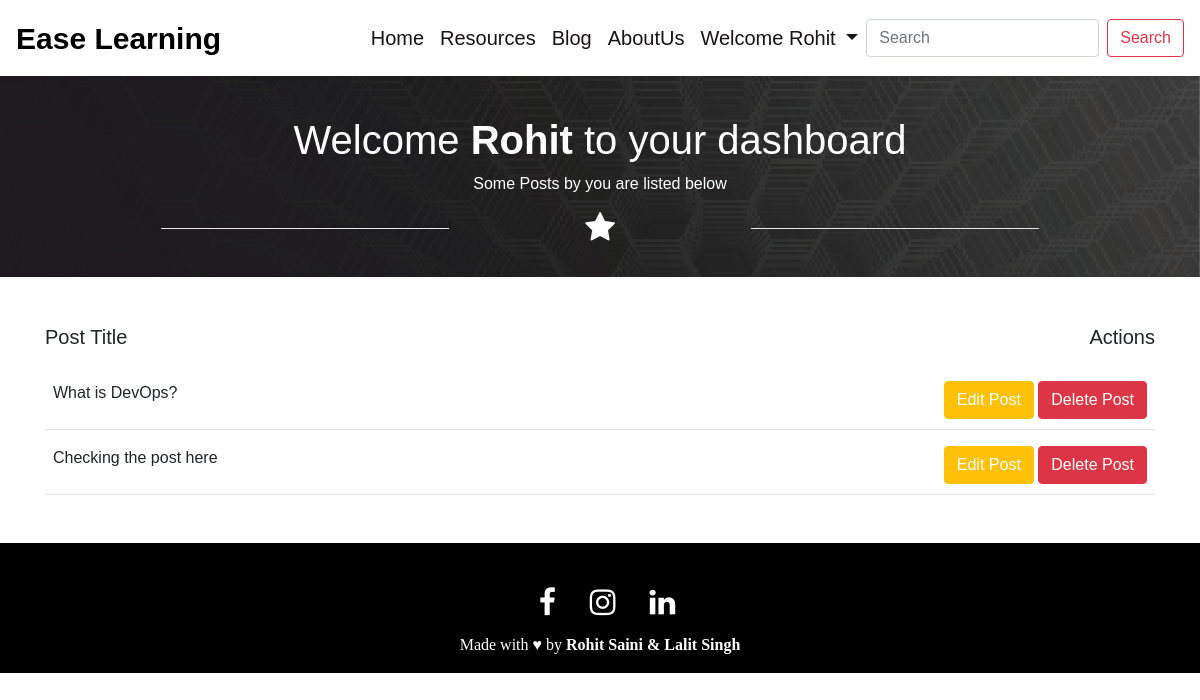
Before: /admin_panel (signed in) with the older database file.
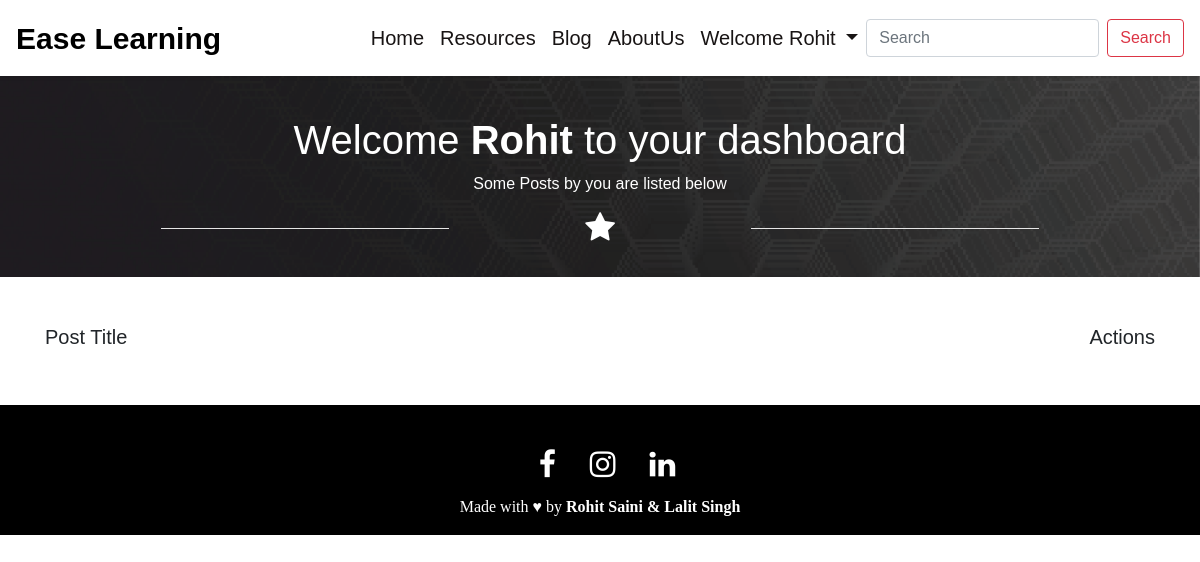
After: the same page with the newer database file.
### mainapp/models.py (models this page shows, shortened)
class Blog(models.Model):
    id = models.AutoField(primary_key=True)
    title = models.CharField(max_length=200)
    subtitle = models.CharField(max_length=100)
    description = models.TextField()
    slug = models.SlugField(max_length=60, unique=True)
    user = models.ForeignKey(User, on_delete=models.CASCADE)
    date = models.DateTimeField(auto_now_add=True)

### mainapp/views.py (the view)
# urls.py: path('admin_panel', views.admin_panel, name="Admin Panel"),
def admin_panel(request):
    user_name = request.user
    user = User.objects.get(username=user_name)
    posts = Blog.objects.filter(user=user)
    context = {
        "posts":posts,
    }
    return render(request, 'admin.html', context)

### mainapp/templates/admin.html (shortened to what this page needs)
{% extends 'base.html' %}
{% block body %}
<div class="container-fluid mb-2 p-4" id="admin_header">
    <div class="row mt-3">
        <div class="col-md-12 text-center">
            <h1 class="text-center text-white">Welcome <strong>{{ request.user.first_name }}</strong> to your dashboard</h1>
            <p class="text-center text-white">Some Posts by you are listed below</p>
            <div class="d-flex justify-content-center mb-2">
                <hr class="w-25" color="white">
                <i class="fa fa-star text-white" style="font-size: 2rem" aria-hidden="true"></i>
                <hr class="w-25" color="white">
            </div>
        </div>
    </div>
</div>
<div class="container mt-5 mb-5">
    <div class="d-flex justify-content-between mb-3">
        <div class="title">
            <h5>Post Title</h5>
        </div>
        <div class="Actions">
            <h5>Actions</h5>
        </div>
    </div>
    {% for post in posts %}
    <div class="d-flex justify-content-between mt-2 border-bottom p-2">
        <div class="title">
            <p>{{ post.title }}</p>
        </div>
        <div class="Actions">
            <a href="/edit_page/{{ post.slug }}" class="btn btn-warning text-white">Edit Post</a>
            <a href="/delete/{{ post.slug }}" class="btn btn-danger">Delete Post</a>
        </div>
    </div>
    {% endfor %}
</div>
{% endblock body %}

Changed rows visible on the page:
removed Blog: title "What is DevOps?"
removed Blog: title "Checking the post here"
